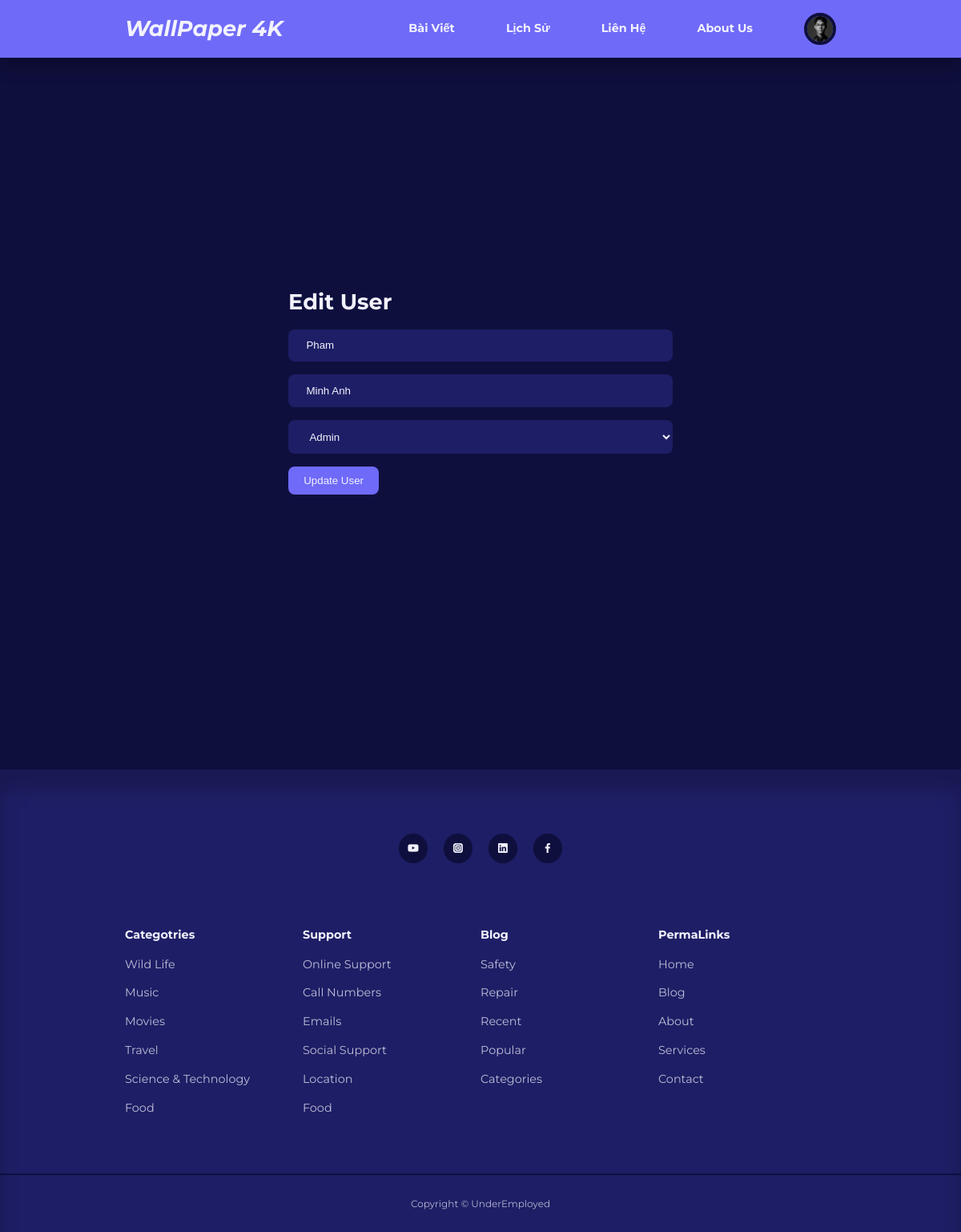
The page /admin/edit-user.php?id=2 (signed in) on the database its author committed.
### tables this page shows
CREATE TABLE IF NOT EXISTS `users` (
  `id` int UNSIGNED NOT NULL AUTO_INCREMENT,
  `firstname` varchar(50) NOT NULL,
  `lastname` varchar(50) NOT NULL,
  `full_name` varchar(100) NOT NULL,
  `username` varchar(50) NOT NULL,
  `email` varchar(100) NOT NULL,
  `password` varchar(255) NOT NULL,
  `avatar` varchar(255) NOT NULL,
  `is_admin` tinyint(1) NOT NULL,
  PRIMARY KEY (`id`)
);

### admin/partials/header.php (called while the page is built, shortened)
<?php
require '../partials/header.php';
?>

### admin/edit-user.php (the view, shortened to what this page needs)
<?php
include "partials/header.php";
if (isset($_GET['id'])) {
    $id = filter_var($_GET['id'], FILTER_SANITIZE_NUMBER_INT);
    $query = "SELECT firstname, lastname, is_admin FROM users WHERE id = :id";
    $stmt = $connection->prepare($query);
    $stmt->execute([':id' => $id]);
    $user = $stmt->fetch(PDO::FETCH_ASSOC);
} else {
    header('location: ' . ROOT_URL . 'admin/manage-users.php');
}
?>
<section class="form__section">
    <div class="container form__section-container">
        <h2>Edit User</h2>
        <form action="<?= ROOT_URL ?>admin/edit-user-logic.php" enctype="multipart/form-data" method="POST">
            <input type="text" name="firstname" value="<?= $user['firstname'] ?>" placeholder="First Name">
            <input type="text" name="lastname" value="<?= $user['lastname'] ?>" placeholder="Last Name">
            <select name="userrole">
                <option <?= $user['is_admin'] ? 'selected' : '' ?> value="1">Admin</option>
            </select>
            <button type="submit" name="submit" class="btn">Update User</button>
        </form>
    </div>
</section>
<?php
include "../partials/footer.php";
?>

### partials/header.php (shortened to what this page needs)
<?php
require 'config/database.php';
if (isset($_SESSION['user-id'])) {
    $id = filter_var($_SESSION['user-id'], FILTER_SANITIZE_NUMBER_INT);
    $query = "SELECT avatar FROM users WHERE id = :id";
    $stmt = $connection->prepare($query);
    $stmt->bindParam(':id', $id, PDO::PARAM_INT);
    $stmt->execute();
    $avatar = $stmt->fetch(PDO::FETCH_ASSOC);
}
?>
<!DOCTYPE HTML>
<html lang="en">
<head>
    <link rel="stylesheet" href="<?= ROOT_URL ?>css/style.css">
    <link rel="stylesheet" href="https://unicons.iconscout.com/release/v4.0.8/css/line.css">
</head>
<body>
    <nav>
        <div class="container nav__container">
            <a href="<?= ROOT_URL ?>index.php" class="nav__logo">
                <h2 style="font-style: oblique;">WallPaper 4K</h3>
            </a>
            <ul class="nav__items">
                <li><a href="<?= ROOT_URL ?>blog.php" class="nav-bar-tilte-hover">Bài Viết</a></li>
                <li><a href="<?= ROOT_URL ?>services.php" class="nav-bar-tilte-hover">Lịch Sử</a></li>
                <li><a href="<?= ROOT_URL ?>contact.php" class="nav-bar-tilte-hover">Liên Hệ</a></li>
                <li><a href="<?= ROOT_URL ?>about.php" class="nav-bar-tilte-hover">About Us</a></li>
                <?php if (isset($_SESSION['user-id'])) : ?>
                    <li class="nav__profile">
                        <div class="avatar">
                            <img src="<?= ROOT_URL . 'images/' . $avatar['avatar'] ?>">
                        </div>
                    </li>
                <?php else : ?>
                    <li><a href="<?= ROOT_URL ?>signin.php" class="nav-bar-tilte-hover">Đăng Nhập</a></li>
                <?php endif ?>
            </ul>
        </div>
    </nav>

### css/style.css (style rules this page uses)
:root { --color-primary: #6f6af8; --color-primary-light: hsl(242, 91%, 69%, 18%); --color-primary-variant: #5854c7; --color-red: #da0f3f; --color-red-light: hsl(346, 87%, 46%, 15%); --color-green: #00c476; --color-green-light: hsl(156, 100%, 38%, 15%); --color-gray-900: #1e1e66; --color-gray-700: #2d2b7c; --color-gray-300: rgba(242, 242, 254, 0.3); --color-gray-200: rgba(242, 242, 254, 0.7); --color-white: #f2f2fe; --color-bg: #0f0f3e; --transition: all 300ms ease; --container-width-lg: 74%; --container-width-md: 88%; --form-width: 40%; --card-border-radius-1: 0.3rem; --card-border-radius-2: 0.5rem; --card-border-radius-3: 0.8rem; --card-border-radius-4: 2rem; --card-border-radius-5: 5rem; }
* { margin: 0; padding: 0; outline: 0; border: 0; appearance: 0; list-style: none; text-decoration: none; box-sizing: border-box; }
body { font-family: "Montserrat", sans-serif; line-height: 1.6; color: var(--color-gray-200); overflow-x: hidden; background: var(--color-bg); font-size: 0.9rem; }
.container { width: var(--container-width-lg); max-width: 1800px; margin-inline: auto; }
section { margin-top: 3rem; width: 100vw; }
h1, h2, h3, h4, h5 { color: var(--color-white); line-height: 1.3; }
h2 { font-size: 1.7rem; margin: 1rem 0; }
a { color: var(--color-white); }
img { display: block; width: 100%; object-fit: cover; height: 100%; }
nav { background: var(--color-primary); width: 100vw; height: 4.5rem; position: fixed; top: 0; z-index: 10; box-shadow: 0 1rem 1rem rgba(0, 0, 0, 0.2); }
.nav__container { height: 100%; display: flex; align-items: center; justify-content: space-between; }
.avatar { width: 2.5rem; height: 2.5rem; border-radius: 50%; overflow: hidden; border: 0.3rem solid var(--color-bg); }
.nav__logo { font-weight: 600; font-size: 1.2rem; }
.nav__items { display: flex; align-items: center; gap: 4rem; font-weight: bold; }
.nav__profile { position: relative; cursor: pointer; }
.btn { display: inline-block; width: fit-content; padding: 0.6rem 1.2rem; background-color: var(--color-primary); border-radius: var(--card-border-radius-2); cursor: pointer; transition: var(--transition); color: var(--color-white); }
.form__section { display: grid; place-items: center; height: 100vh; margin: 5rem 0; }
.form__section-container { width: var(--form-width); }
form { display: flex; flex-direction: column; gap: 1rem; }
input, textarea, select { padding: 0.8rem 1.4rem; background-color: var(--color-gray-900); border-radius: var(--card-border-radius-2); resize: none; color: var(--color-white); }

### partials/header.php (style rules this page uses)
.nav-bar-tilte-hover { display: inline-block; transition: transform 0.3s ease; }

### rows shown on the page
users: avatar (picture)
users: firstname "Pham", lastname "Minh Anh", userrole "Admin"
